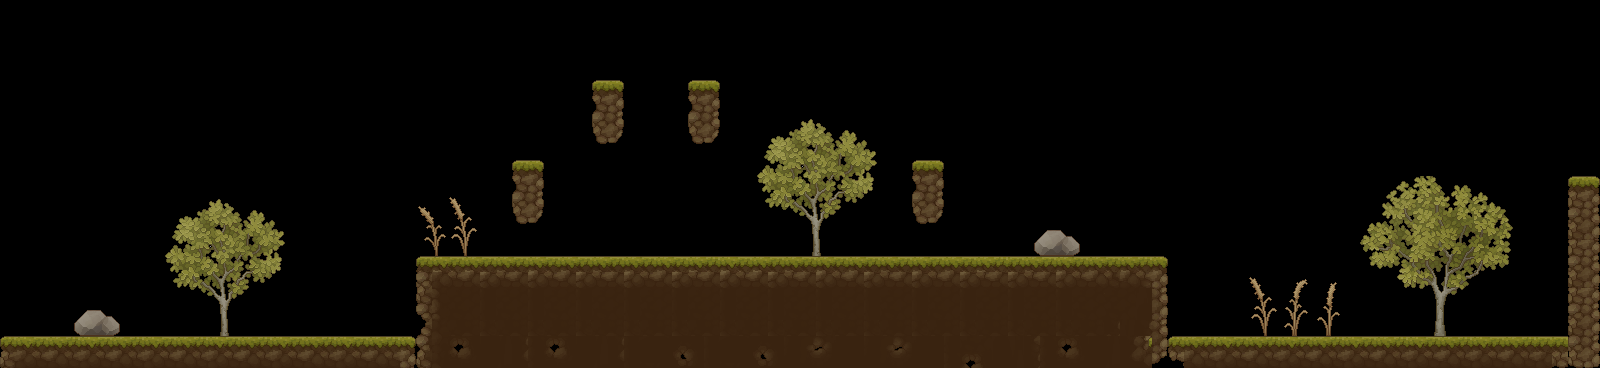

This game map was drawn from its Tiled (.tmx) file and the tilesets committed beside it. A one-line description and the trimmed map source follow:
An orthogonal 100x23 tile map with 16x16 px tiles, 2 tile layers (Floor, Top), 2 tilesets and 16 objects (3x devilFruit, 3x trap, 2x enemy, crate).

<map version="1.10" tiledversion="1.10.0" orientation="orthogonal" renderorder="right-down" width="100" height="23" tilewidth="16" tileheight="16" infinite="0" nextlayerid="7" nextobjectid="80">
 <editorsettings>
  <export target="../3.lua" format="lua" />
 </editorsettings>
 <tileset firstgid="1" name="tiles2" tilewidth="16" tileheight="16" tilecount="1024" columns="32">
  <image source="../../Assets/tiles2.png" width="512" height="512" />
 </tileset>
 <tileset firstgid="1025" name="tiles3" tilewidth="16" tileheight="16" tilecount="4096" columns="64">
  <image source="../../Assets/tiles3.png" width="1024" height="1024" />
 </tileset>
 <layer id="1" name="Floor" width="100" height="23" offsetx="0" offsety="0.5">
  <data>[2300 cells, 729 non-empty, 134 distinct tile ids]</data>
 </layer>
 <layer id="3" name="Top" width="100" height="23">
  <data>[2300 cells, 708 non-empty, 221 distinct tile ids]</data>
 </layer>
 <objectgroup id="4" name="Solid">
  <object id="2" x="0.625" y="335.375" width="1598.63" height="32">
   <properties>
    <property name="collidable" type="bool" value="true" />
   </properties>
  </object>
  <object id="3" x="591.938" y="82.3333" width="31.125" height="61.5">
   <properties>
    <property name="collidable" type="bool" value="true" />
   </properties>
  </object>
  <object id="16" x="510.345" y="162.551" width="31.6445" height="59.8976">
   <properties>
    <property name="collidable" type="bool" value="true" />
   </properties>
  </object>
  <object id="18" x="417.013" y="257.218" width="753.311" height="107.898">
   <properties>
    <property name="collidable" type="bool" value="true" />
   </properties>
  </object>
  <object id="73" x="689.771" y="83.9167" width="31.125" height="61.5">
   <properties>
    <property name="collidable" type="bool" value="true" />
   </properties>
  </object>
  <object id="74" x="912.437" y="161.25" width="31.125" height="61.5">
   <properties>
    <property name="collidable" type="bool" value="true" />
   </properties>
  </object>
  <object id="79" x="1568.44" y="177.25" width="31.125" height="188.167">
   <properties>
    <property name="collidable" type="bool" value="true" />
   </properties>
  </object>
 </objectgroup>
 <objectgroup color="#5500ff" id="5" name="Items">
  <object id="49" name="Devil Fruit" type="devilFruit" x="605.333" y="55.1667">
   <ellipse />
  </object>
  <object id="52" name="Devil Fruit" type="devilFruit" x="320" y="274">
   <ellipse />
  </object>
  <object id="54" name="Crate" type="crate" x="1064.5" y="117" />
  <object id="55" name="Trap" type="trap" x="1201" y="325" />
  <object id="66" name="Enemy" type="enemy" x="1319.67" y="265.667" width="36" height="64.5" />
  <object id="75" name="Trap" type="trap" x="650.667" y="242.667" />
  <object id="76" name="Devil Fruit" type="devilFruit" x="928" y="144">
   <ellipse />
  </object>
  <object id="77" name="Trap" type="trap" x="888" y="241.333" />
  <object id="78" name="Enemy" type="enemy" x="743.333" y="187.75" width="36" height="64.5" />
 </objectgroup>
</map>
